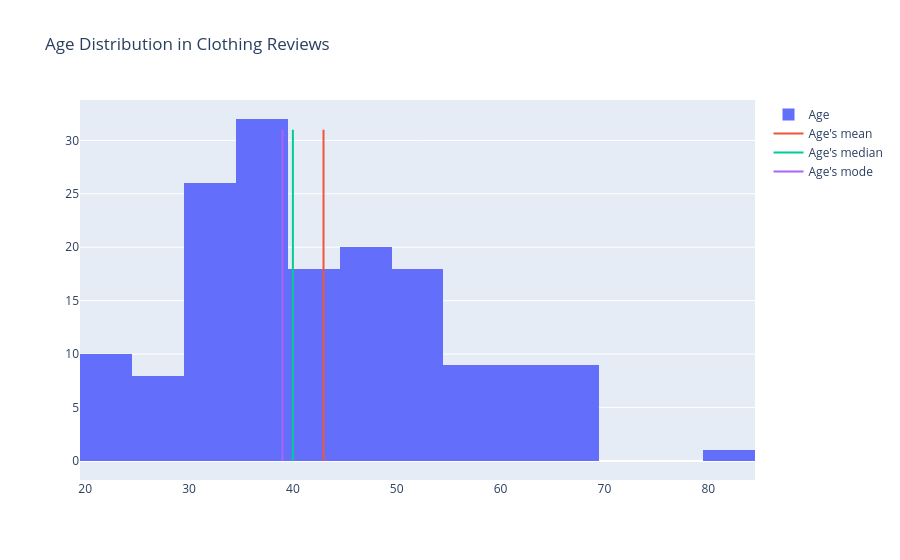

Write notebook code for a chart like this one.
### Markdown cell above
## 4. Distributions and relationships

These plots are for spread, shape, outliers, correlations, and group differences. The reviews dataset is good for this because it has customer age, rating, feedback, text length, and recommendation labels.

### Code cell
# dist(): histogram with mean, median, and mode lines.
# The source now uses Scatter line traces, so it should not raise Plotly's deprecated go.Line warning.
dist(
    reviews_analysis,
    col="Age",
    lenght=2,
    title="Age Distribution in Clothing Reviews",
)

### Figure 1 — Plotly figure (JSON) as saved in the notebook; plotly's stock layout.template omitted (floating-point values rounded to 4 significant figures; data arrays with more than 128 entries replaced by an {"elided": "..."} marker saying what was removed)
{"data": [{"name": "Age", "type": "histogram", "x": {"elided": "160 int values"}}, {"mode": "lines", "name": "Age's mean", "type": "scatter", "x": [42.95, 42.95, 42.95, 42.95, 42.95, 42.95, 42.95, 42.95, 42.95, 42.95, 42.95, 42.95, 42.95, 42.95, 42.95, 42.95, 42.95, 42.95, 42.95, 42.95, 42.95, 42.95, 42.95, 42.95, 42.95, 42.95, 42.95, 42.95, 42.95, 42.95, 42.95, 42.95], "y": [0, 1, 2, 3, 4, 5, 6, 7, 8, 9, 10, 11, 12, 13, 14, 15, 16, 17, 18, 19, 20, 21, 22, 23, 24, 25, 26, 27, 28, 29, 30, 31]}, {"mode": "lines", "name": "Age's median", "type": "scatter", "x": [40, 40, 40, 40, 40, 40, 40, 40, 40, 40, 40, 40, 40, 40, 40, 40, 40, 40, 40, 40, 40, 40, 40, 40, 40, 40, 40, 40, 40, 40, 40, 40], "y": [0, 1, 2, 3, 4, 5, 6, 7, 8, 9, 10, 11, 12, 13, 14, 15, 16, 17, 18, 19, 20, 21, 22, 23, 24, 25, 26, 27, 28, 29, 30, 31]}, {"mode": "lines", "name": "Age's mode", "type": "scatter", "x": [39, 39, 39, 39, 39, 39, 39, 39, 39, 39, 39, 39, 39, 39, 39, 39, 39, 39, 39, 39, 39, 39, 39, 39, 39, 39, 39, 39, 39, 39, 39, 39], "y": [0, 1, 2, 3, 4, 5, 6, 7, 8, 9, 10, 11, 12, 13, 14, 15, 16, 17, 18, 19, 20, 21, 22, 23, 24, 25, 26, 27, 28, 29, 30, 31]}], "layout": {"title": {"text": "Age Distribution in Clothing Reviews"}, "xaxis": {"anchor": "y", "domain": [0, 1]}, "yaxis": {"anchor": "x", "domain": [0, 1]}}}
